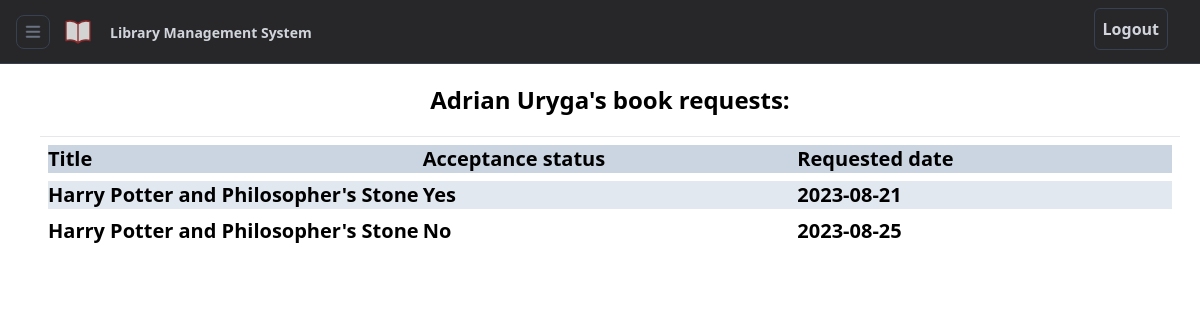
/user_requests.php (signed in), run on the app's committed database.
### tables this page shows
CREATE TABLE `requests` (
  `id` int(11) NOT NULL,
  `name` text NOT NULL,
  `surname` text NOT NULL,
  `title` text NOT NULL,
  `accepted` text NOT NULL,
  `requested_date` date DEFAULT NULL
);

### public/user_requests.php (the view, shortened to what this page needs)
<?php
include('connDb.php');
?>
<!DOCTYPE html>
<html lang="en">
<head>
    <link rel="stylesheet" href="styles.css">
</head>
<body class="overflow-hidden">
    <div class="relative">
        <header class="w-full h-16 bg-zinc-800 flex items-center border-b border-b-gray-700 opacity">
            <div class="flex items-center">
                <div class="p-1 border border-gray-700 ml-4 rounded-lg cursor-pointer hover:border-gray-400 transition ease-out duration-75" >
                </div>
                <div id="logo">
                </div>
                <div id="headerLabel">
                    <span class="text-gray-300 text-sm ml-2 font-semibold cursor-pointer rounded-lg p-2 hover:bg-stone-600"><a href='home_logged.php'>Library Management System</a></span>
                </div>
            </div>
            <div class="flex items-center absolute top-0 right-6 text-gray-300 font-semibold ">
                <a class="btnHeader" href="logout.php">Logout</a>
            </div>
        </header>
        <main>
            <div class="lg:m-5 lg:pb-10 rounded-lg">
                <div class="mt-5 ml-5">
                    <span class="text-xl lg:text-2xl font-semibold text-black flex justify-center ">
                    <?php
                            echo $_SESSION['name']." ".$_SESSION['surname'].'\'s book requests:';
                        ?>
                    </span>
                    <hr class="mt-5">
                    <?php
                        $name = $conn->real_escape_string($_SESSION['name']);
                        $surname = $conn->real_escape_string($_SESSION['surname']);
                        $sql = "SELECT id,title,accepted,requested_date from requests WHERE name='$name' AND surname='$surname'";
                        $result = $conn->query($sql);
                        echo <<< table
                            <div class='grid grid-cols-3 m-2 bg-slate-300'>
                            <span class='text-xl font-semibold'> Title </span>
                            <span class='text-xl font-semibold'> Acceptance status </span>
                            <span class='text-xl font-semibold'> Requested date </span>
                            </div>
                        table;
                        while($row = $result->fetch_array()){
                            echo "<div class='grid grid-cols-3 m-2 even:bg-slate-200'>";
                            echo "<span class='text-md md:text-xl font-semibold'>".$row['title']."</span>";
                            echo "<span class='text-md md:text-xl font-semibold'>".$row['accepted']."</span>";
                            echo "<span class='text-md md:text-xl font-semibold'>".$row['requested_date']."</span>";
                            echo "</div>";
                        }
                    ?>
                </div>
            </div>
        </main>
    </div>
</body>
</html>

### public/styles.css (style rules this page uses)
html { line-height: 1.5; -webkit-text-size-adjust: 100%; -moz-tab-size: 4; -o-tab-size: 4; tab-size: 4; font-family: ui-sans-serif, system-ui, -apple-system, BlinkMacSystemFont, "Segoe UI", Roboto, "Helvetica Neue", Arial, "Noto Sans", sans-serif, "Apple Color Emoji", "Segoe UI Emoji", "Segoe UI Symbol", "Noto Color Emoji"; font-feature-settings: normal; font-variation-settings: normal; }
body { margin: 0; line-height: inherit; }
hr { height: 0; color: inherit; border-top-width: 1px; }
a { color: inherit; text-decoration: inherit; }
blockquote, dl, dd, h1, h2, h3, h4, h5, h6, hr, figure, p, pre { margin: 0; }
img, svg, video, canvas, audio, iframe, embed, object { display: block; vertical-align: middle; }
.absolute { position: absolute; }
.relative { position: relative; }
.right-6 { right: 1.5rem; }
.top-0 { top: 0px; }
.m-1 { margin: 0.25rem; }
.m-2 { margin: 0.5rem; }
.ml-2 { margin-left: 0.5rem; }
.ml-3 { margin-left: 0.75rem; }
.ml-4 { margin-left: 1rem; }
.ml-5 { margin-left: 1.25rem; }
.mt-5 { margin-top: 1.25rem; }
.inline-block { display: inline-block; }
.flex { display: flex; }
.grid { display: grid; }
.h-16 { height: 4rem; }
.h-4 { height: 1rem; }
.h-8 { height: 2rem; }
.w-4 { width: 1rem; }
.w-8 { width: 2rem; }
.w-full { width: 100%; }
.cursor-pointer { cursor: pointer; }
.grid-cols-3 { grid-template-columns: repeat(3, minmax(0, 1fr)); }
.items-center { align-items: center; }
.justify-center { justify-content: center; }
.overflow-hidden { overflow: hidden; }
.rounded-lg { border-radius: 0.5rem; }
.border { border-width: 1px; }
.border-b { border-bottom-width: 1px; }
.border-gray-700 { --tw-border-opacity: 1; border-color: rgb(55 65 81 / var(--tw-border-opacity)); }
.border-b-gray-700 { --tw-border-opacity: 1; border-bottom-color: rgb(55 65 81 / var(--tw-border-opacity)); }
.bg-slate-300 { --tw-bg-opacity: 1; background-color: rgb(203 213 225 / var(--tw-bg-opacity)); }
.bg-zinc-800 { --tw-bg-opacity: 1; background-color: rgb(39 39 42 / var(--tw-bg-opacity)); }
.p-1 { padding: 0.25rem; }
.p-2 { padding: 0.5rem; }
.text-sm { font-size: 0.875rem; line-height: 1.25rem; }
.text-xl { font-size: 1.25rem; line-height: 1.75rem; }
.font-semibold { font-weight: 600; }
.text-black { --tw-text-opacity: 1; color: rgb(0 0 0 / var(--tw-text-opacity)); }
.text-gray-300 { --tw-text-opacity: 1; color: rgb(209 213 219 / var(--tw-text-opacity)); }
.opacity-80 { opacity: 0.8; }
.transition { transition-property: color, background-color, border-color, text-decoration-color, fill, stroke, opacity, box-shadow, transform, filter, -webkit-backdrop-filter; transition-property: color, background-color, border-color, text-decoration-color, fill, stroke, opacity, box-shadow, transform, filter, backdrop-filter; transition-property: color, background-color, border-color, text-decoration-color, fill, stroke, opacity, box-shadow, transform, filter, backdrop-filter, -webkit-backdrop-filter; transition-timing-function: cubic-bezier(0.4, 0, 0.2, 1); transition-duration: 150ms; }
.duration-75 { transition-duration: 75ms; }
.ease-out { transition-timing-function: cubic-bezier(0, 0, 0.2, 1); }
.btnHeader { cursor: pointer; border-radius: 0.375rem; padding: 0.25rem; transition-property: color, background-color, border-color, text-decoration-color, fill, stroke, opacity, box-shadow, transform, filter, -webkit-backdrop-filter; transition-property: color, background-color, border-color, text-decoration-color, fill, stroke, opacity, box-shadow, transform, filter, backdrop-filter; transition-property: color, background-color, border-color, text-decoration-color, fill, stroke, opacity, box-shadow, transform, filter, backdrop-filter, -webkit-backdrop-filter; transition-timing-function: cubic-bezier(0.4, 0, 0.2, 1); transition-duration: 150ms; transition-timing-function: cubic-bezier(0, 0, 0.2, 1); }
@media (min-width: 768px) { .btnHeader { margin: 0.5rem; border-width: 1px; --tw-border-opacity: 1; border-color: rgb(55 65 81 / var(--tw-border-opacity)); padding: 0.5rem; } }
.even\:bg-slate-200:nth-child(even) { --tw-bg-opacity: 1; background-color: rgb(226 232 240 / var(--tw-bg-opacity)); }
@media (min-width: 768px) { .md\:text-xl { font-size: 1.25rem; line-height: 1.75rem; } }
@media (min-width: 1024px) { .lg\:m-5 { margin: 1.25rem; } }
@media (min-width: 1024px) { .lg\:pb-10 { padding-bottom: 2.5rem; } }
@media (min-width: 1024px) { .lg\:text-2xl { font-size: 1.5rem; line-height: 2rem; } }

### data on the page
requests: title "Harry Potter and Philosopher's Stone", accepted "Yes", requested_date "2023-08-21"
requests: title "Harry Potter and Philosopher's Stone", accepted "No", requested_date "2023-08-25"

### other printed values
$_SESSION['name'] "Adrian"
$_SESSION['surname'] "Uryga"
